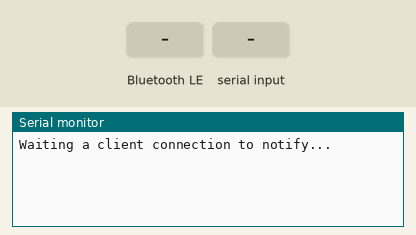
A sketch run on a simulated ESP32. Parts: the last lines printed to the serial monitor. Inputs (shaded band) come from the test bench. Nothing arrives over Bluetooth unless stated; a phone connects over Bluetooth LE 3 s after start.

Above: at 1.2 s.
1.3 s: Bluetooth LE write "1" received
At 2.3 s:
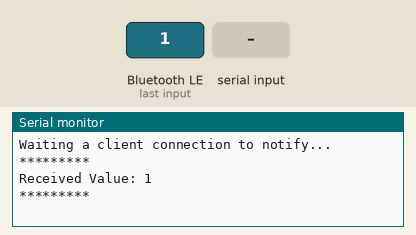
2.8 s: "1\n" received over Serial
At 4.1 s:
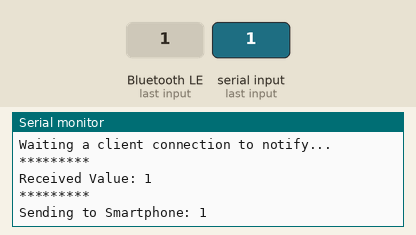

Measured:
- after the input at 1.3 s, the serial monitor: prints a new line after 0.05 s (image 1)
- after the input at 2.8 s, the serial monitor: prints a new line after 0.20 s (image 2)

The sketch:

BLE_uart.ino
```cpp
/*
    Video: https://www.youtube.com/watch?v=oCMOYS71NIU
    Based on Neil Kolban example for IDF: https://github.com/nkolban/esp32-snippets/blob/master/cpp_utils/tests/BLE%20Tests/SampleNotify.cpp
    Ported to Arduino ESP32 by Evandro Copercini

   Create a BLE server that, once we receive a connection, will send periodic notifications.
   The service advertises itself as: 6E400001-B5A3-F393-E0A9-E50E24DCCA9E
   Has a characteristic of: 6E400002-B5A3-F393-E0A9-E50E24DCCA9E - used for receiving data with "WRITE"
   Has a characteristic of: 6E400003-B5A3-F393-E0A9-E50E24DCCA9E - used to send data with  "NOTIFY"

   The design of creating the BLE server is:
   1. Create a BLE Server
   2. Create a BLE Service
   3. Create a BLE Characteristic on the Service
   4. Create a BLE Descriptor on the characteristic
   5. Start the service.
   6. Start advertising.

   In this example rxValue is the data received (only accessible inside that function).
   And txValue is the data to be sent, in this example just a byte incremented every second.
*/
#include <BLEDevice.h>
#include <BLEServer.h>
#include <BLEUtils.h>
#include <BLE2902.h>

BLEServer *pServer = NULL;
BLECharacteristic * pTxCharacteristic;
bool deviceConnected = false;
bool oldDeviceConnected = false;
uint8_t txValue = 0;

// See the following for generating UUIDs:
// https://www.uuidgenerator.net/

#define SERVICE_UUID           "6E400001-B5A3-F393-E0A9-E50E24DCCA9E" // UART service UUID
#define CHARACTERISTIC_UUID_RX "6E400002-B5A3-F393-E0A9-E50E24DCCA9E"
#define CHARACTERISTIC_UUID_TX "6E400003-B5A3-F393-E0A9-E50E24DCCA9E"


class MyServerCallbacks: public BLEServerCallbacks {
    void onConnect(BLEServer* pServer) {
      deviceConnected = true;
    };

    void onDisconnect(BLEServer* pServer) {
      deviceConnected = false;
    }
};

class MyCallbacks: public BLECharacteristicCallbacks {
    void onWrite(BLECharacteristic *pCharacteristic) {
      std::string rxValue = pCharacteristic->getValue();

      if (rxValue.length() > 0) {
        Serial.println("*********");
        Serial.print("Received Value: ");
        for (int i = 0; i < rxValue.length(); i++)
          Serial.print(rxValue[i]);

        Serial.println();
        Serial.println("*********");
      }
    }
};


void setup() {
  Serial.begin(115200);

  // Create the BLE Device
  BLEDevice::init("UART Service");

  // Create the BLE Server
  pServer = BLEDevice::createServer();
  pServer->setCallbacks(new MyServerCallbacks());

  // Create the BLE Service
  BLEService *pService = pServer->createService(SERVICE_UUID);

  // Create a BLE Characteristic
  pTxCharacteristic = pService->createCharacteristic(
										CHARACTERISTIC_UUID_TX,
										BLECharacteristic::PROPERTY_NOTIFY
									);

  pTxCharacteristic->addDescriptor(new BLE2902());

  BLECharacteristic * pRxCharacteristic = pService->createCharacteristic(
											 CHARACTERISTIC_UUID_RX,
											BLECharacteristic::PROPERTY_WRITE
										);

  pRxCharacteristic->setCallbacks(new MyCallbacks());

  // Start the service
  pService->start();

  // Start advertising
  pServer->getAdvertising()->start();
  Serial.println("Waiting a client connection to notify...");
}

void loop() {

    if (deviceConnected) {
      if (Serial.available() > 0) {
        String input = Serial.readStringUntil('\n'); // Read input from Serial
        Serial.print("Sending to Smartphone: ");
        Serial.println(input);

        // Send input to smartphone via TX characteristic
        pTxCharacteristic->setValue(input.c_str()); // Set the value
        pTxCharacteristic->notify(); // Notify the client
      }
	  }

    // disconnecting
    if (!deviceConnected && oldDeviceConnected) {
        delay(500); // give the bluetooth stack the chance to get things ready
        pServer->startAdvertising(); // restart advertising
        Serial.println("start advertising");
        oldDeviceConnected = deviceConnected;
    }
    // connecting
    if (deviceConnected && !oldDeviceConnected) {
		// do stuff here on connecting
        oldDeviceConnected = deviceConnected;
    }
}
```
